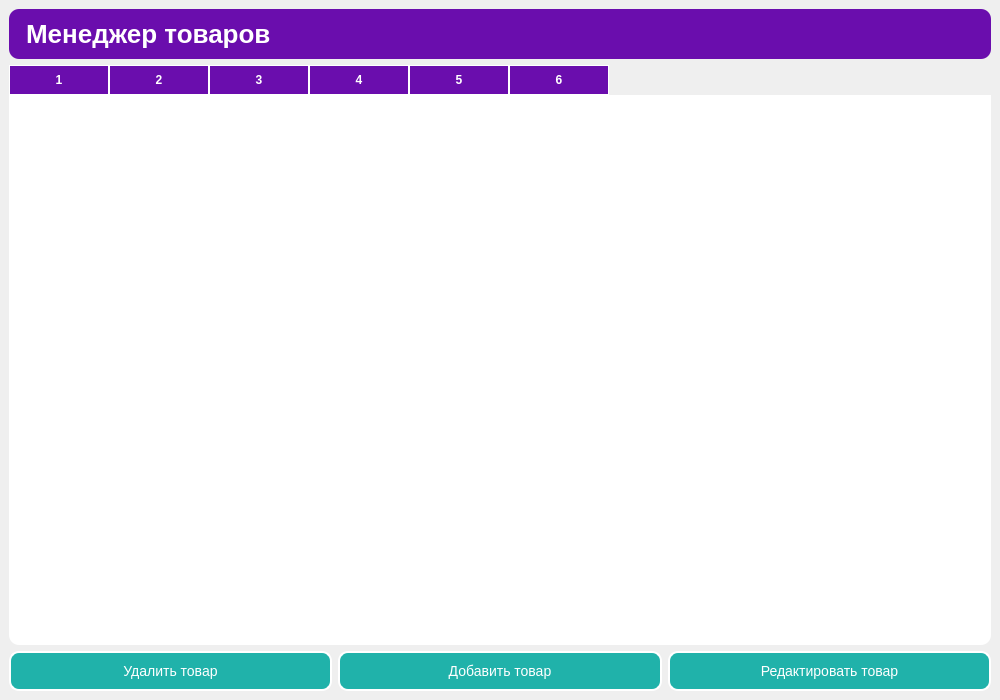
<?xml version="1.0" encoding="UTF-8"?>
<ui version="4.0">
 <class>ManagerWindow</class>
 <widget class="QMainWindow" name="ManagerWindow">
  <property name="geometry">
   <rect>
    <x>0</x>
    <y>0</y>
    <width>1000</width>
    <height>700</height>
   </rect>
  </property>
  <property name="windowTitle">
   <string>Менеджер</string>
  </property>
  <widget class="QWidget" name="centralwidget">
   <property name="styleSheet">
    <string>
     QWidget {
        background: qlineargradient(spread:pad, x1:0, y1:0, x2:1, y2:1, 
                                    stop:0 #20b2aa, stop:1 #6a0dad);
        font-family: Arial, sans-serif;
     }
     QLabel#label {
        font-size: 26px;
        font-weight: bold;
        color: white;
        background-color: #6a0dad;
        padding: 10px;
        border-radius: 10px;
        text-align: center;
     }
     QPushButton {
        background-color: #20b2aa;
        color: white;
        font-size: 14px;
        border-radius: 10px;
        padding: 10px;
        border: 2px solid white;
     }
     QPushButton:hover {
        background-color: #008b8b;
        border: 2px solid #ffffff;
     }
     QTableWidget {
        background-color: white;
        border-radius: 10px;
        gridline-color: #6a0dad;
        selection-background-color: #20b2aa;
     }
     QHeaderView::section {
        background-color: #6a0dad;
        color: white;
        padding: 5px;
        border: 1px solid #ffffff;
        font-weight: bold;
     }
    </string>
   </property>
   <layout class="QVBoxLayout" name="verticalLayout">
    <item>
     <widget class="QLabel" name="label">
      <property name="text">
       <string>Менеджер товаров</string>
      </property>
     </widget>
    </item>
    <item>
     <widget class="QTableWidget" name="tableWidget">
      <property name="columnCount">
       <number>6</number>
      </property>
      <property name="horizontalHeaderLabels" stdset="0">
       <stringlist>
        <string>ID</string>
        <string>Название</string>
        <string>Описание</string>
        <string>Цена</string>
        <string>Категория</string>
        <string>Изображение</string>
       </stringlist>
      </property>
      <column/>
      <column/>
      <column/>
      <column/>
      <column/>
      <column/>
     </widget>
    </item>
    <item>
     <layout class="QHBoxLayout" name="horizontalLayoutButtons">
      <item>
       <widget class="QPushButton" name="deleteButton">
        <property name="text">
         <string>Удалить товар</string>
        </property>
       </widget>
      </item>
      <item>
       <widget class="QPushButton" name="addProductButton">
        <property name="text">
         <string>Добавить товар</string>
        </property>
       </widget>
      </item>
      <item>
       <widget class="QPushButton" name="editProductButton">
        <property name="text">
         <string>Редактировать товар</string>
        </property>
       </widget>
      </item>
     </layout>
    </item>
   </layout>
  </widget>
 </widget>
 <resources/>
 <connections/>
</ui>
